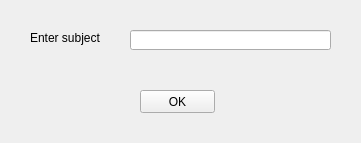
<?xml version="1.0" encoding="UTF-8"?>
<ui version="4.0">
 <class>Form</class>
 <widget class="QWidget" name="Form">
  <property name="windowModality">
   <enum>Qt::WindowModal</enum>
  </property>
  <property name="geometry">
   <rect>
    <x>0</x>
    <y>0</y>
    <width>361</width>
    <height>143</height>
   </rect>
  </property>
  <property name="windowTitle">
   <string>Day - Book</string>
  </property>
  <property name="windowIcon">
   <iconset>
    <normaloff>../general/images.png</normaloff>../general/images.png</iconset>
  </property>
  <widget class="QLabel" name="label">
   <property name="geometry">
    <rect>
     <x>30</x>
     <y>30</y>
     <width>71</width>
     <height>16</height>
    </rect>
   </property>
   <property name="text">
    <string>Enter subject</string>
   </property>
  </widget>
  <widget class="QLineEdit" name="lineEdit">
   <property name="geometry">
    <rect>
     <x>130</x>
     <y>30</y>
     <width>201</width>
     <height>20</height>
    </rect>
   </property>
  </widget>
  <widget class="QPushButton" name="pushButton">
   <property name="geometry">
    <rect>
     <x>140</x>
     <y>90</y>
     <width>75</width>
     <height>23</height>
    </rect>
   </property>
   <property name="text">
    <string>OK</string>
   </property>
  </widget>
 </widget>
 <resources/>
 <connections>
  <connection>
   <sender>pushButton</sender>
   <signal>clicked()</signal>
   <receiver>Form</receiver>
   <slot>gettexting()</slot>
   <hints>
    <hint type="sourcelabel">
     <x>177</x>
     <y>101</y>
    </hint>
    <hint type="destinationlabel">
     <x>180</x>
     <y>71</y>
    </hint>
   </hints>
  </connection>
 </connections>
 <slots>
  <slot>gettexting()</slot>
 </slots>
</ui>
